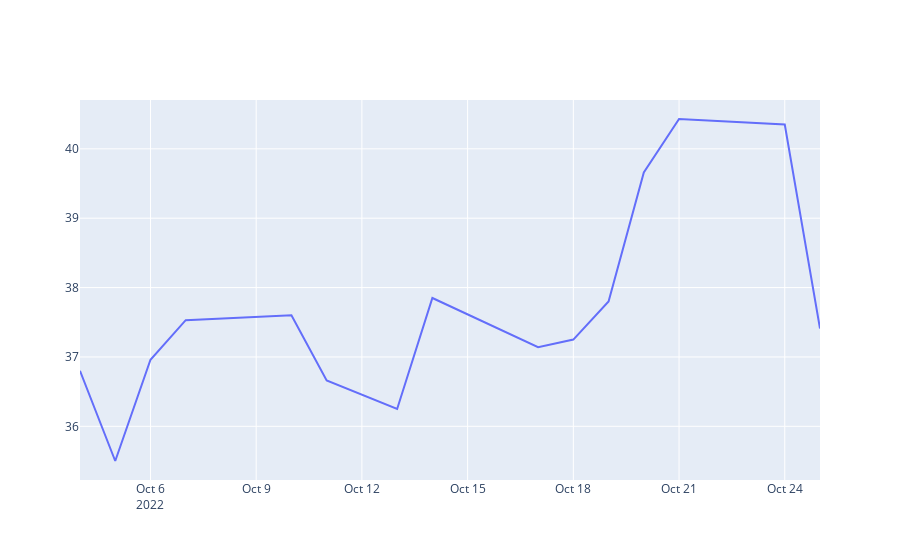
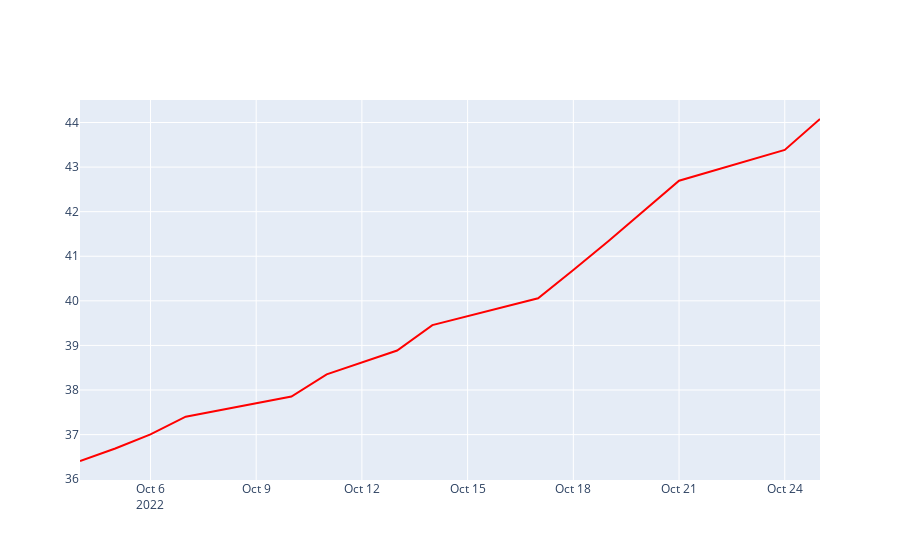

Notebook source saved alongside these figures, in order:
### Code cell
ticker = "PETR3.SA"
#Variável responsável por determinar se é um teste ou se é um uso atual
ate_ = "2022-10-04"
#Quantidade de dias para realizar a previsão
qtd_dias_prever = 15

modelo = Carregar_modelo("Modelos_PETR3\RedePETR3_16.h5")

normalizador, base_treinamento_normalizada,base = Pegas_ultimos_dados(ticker,ate=ate_)

previsoes = Realizar_previsoes(qtd_dias_prever,base,modelo,normalizador)


#Caso a variável ate_ esteva vazia ele considera que naõ é um teste, então pega os ultimos valores do dia atual
#mas caso a variável esteja com alguma data o algoritmo entende que é um teste, então ele volta naquela época
#e imprimi uma comparação da previsão com os dias reais
if ate_!="":
    Plotar_teste(ticker,ate_,qtd_dias_prever,previsoes)
else:
    Plotar_previsoes(previsoes)

### Figure 1 — Plotly figure (JSON) as saved in the notebook; plotly's stock layout.template omitted (floating-point values rounded to 4 significant figures)
{"data": [{"mode": "lines", "name": "Valores reais", "type": "scatter", "x": ["2022-10-04T00:00:00-03:00", "2022-10-05T00:00:00-03:00", "2022-10-06T00:00:00-03:00", "2022-10-07T00:00:00-03:00", "2022-10-10T00:00:00-03:00", "2022-10-11T00:00:00-03:00", "2022-10-13T00:00:00-03:00", "2022-10-14T00:00:00-03:00", "2022-10-17T00:00:00-03:00", "2022-10-18T00:00:00-03:00", "2022-10-19T00:00:00-03:00", "2022-10-20T00:00:00-03:00", "2022-10-21T00:00:00-03:00", "2022-10-24T00:00:00-03:00", "2022-10-25T00:00:00-03:00"], "y": [36.8, 35.5, 36.96, 37.53, 37.6, 36.66, 36.25, 37.85, 37.14, 37.25, 37.8, 39.66, 40.43, 40.35, 37.41]}], "layout": {}}

### Figure 2 — Plotly figure (JSON) as saved in the notebook; plotly's stock layout.template omitted (floating-point values rounded to 4 significant figures)
{"data": [{"line": {"color": "red"}, "mode": "lines", "name": "Valores reais", "type": "scatter", "x": ["2022-10-04T00:00:00-03:00", "2022-10-05T00:00:00-03:00", "2022-10-06T00:00:00-03:00", "2022-10-07T00:00:00-03:00", "2022-10-10T00:00:00-03:00", "2022-10-11T00:00:00-03:00", "2022-10-13T00:00:00-03:00", "2022-10-14T00:00:00-03:00", "2022-10-17T00:00:00-03:00", "2022-10-18T00:00:00-03:00", "2022-10-19T00:00:00-03:00", "2022-10-20T00:00:00-03:00", "2022-10-21T00:00:00-03:00", "2022-10-24T00:00:00-03:00", "2022-10-25T00:00:00-03:00"], "y": [36.41, 36.69, 37.01, 37.4, 37.85, 38.35, 38.88, 39.46, 40.06, 40.69, 41.34, 42.01, 42.69, 43.38, 44.08]}], "layout": {}}
